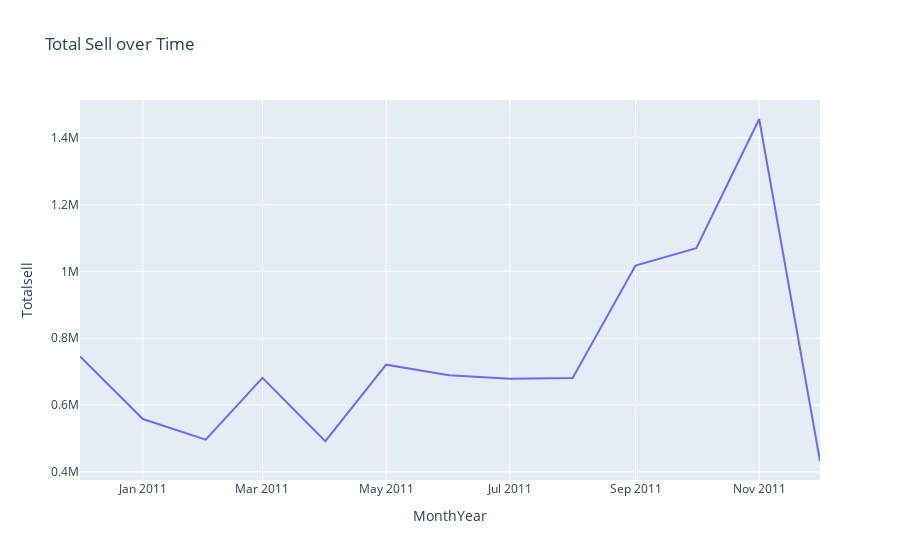

The code cell stored with this chart in its notebook:
### Code cell
# Display the plot
fig.show()

### Figure 1 — Plotly figure (JSON) as saved in the notebook; plotly's stock layout.template omitted (floating-point values rounded to 4 significant figures)
{"data": [{"hovertemplate": "MonthYear=%{x}<br>Totalsell=%{y}<extra></extra>", "legendgroup": "", "line": {"color": "#636efa", "dash": "solid"}, "marker": {"symbol": "circle"}, "mode": "lines", "name": "", "orientation": "v", "showlegend": false, "type": "scatter", "x": ["2010-12", "2011-01", "2011-02", "2011-03", "2011-04", "2011-05", "2011-06", "2011-07", "2011-08", "2011-09", "2011-10", "2011-11", "2011-12"], "xaxis": "x", "y": [745800.0, 558300.0, 496800.0, 681300.0, 491900.0, 720900.0, 689400.0, 679000.0, 681400.0, 1017000.0, 1069000.0, 1456000.0, 432700.0], "yaxis": "y"}], "layout": {"legend": {"tracegroupgap": 0}, "title": {"text": "Total Sell over Time"}, "xaxis": {"anchor": "y", "domain": [0, 1], "title": {"text": "MonthYear"}}, "yaxis": {"anchor": "x", "domain": [0, 1], "title": {"text": "Totalsell"}}}}
